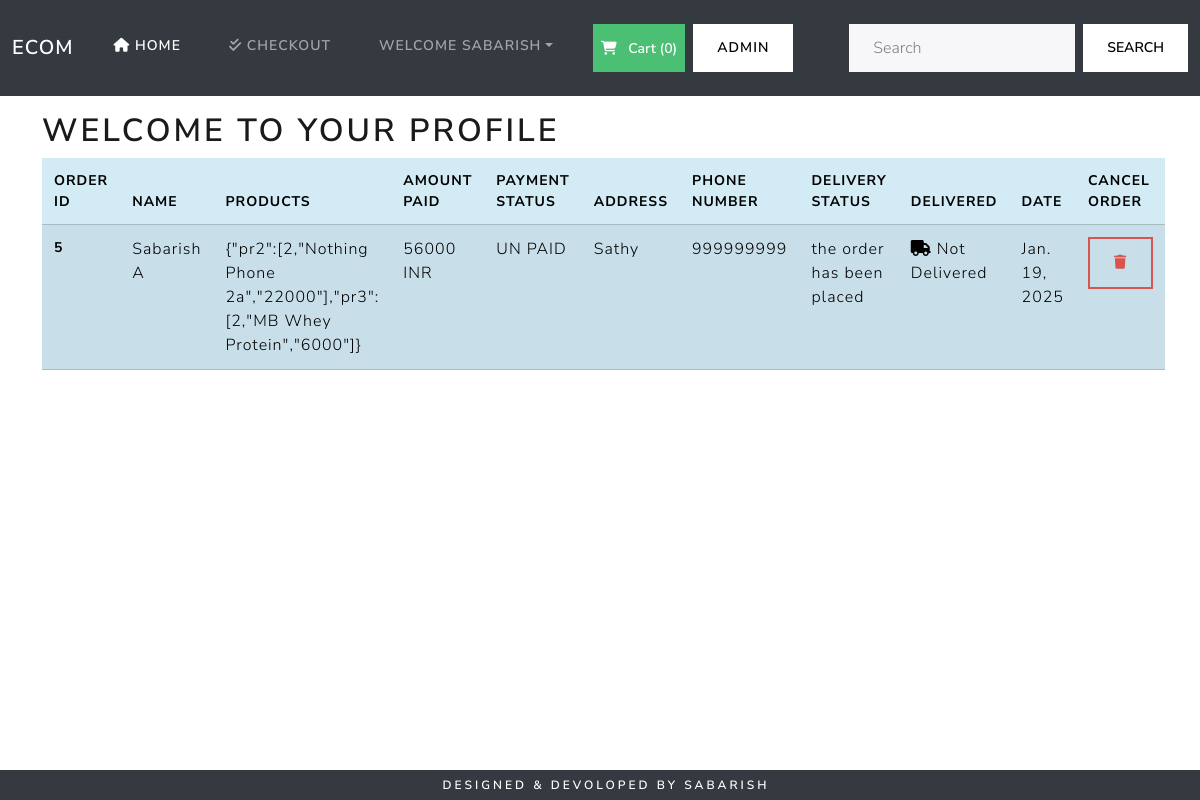
The app's page /profile (signed in) with its own data.
### ekart/models.py (models this page shows, shortened)
class Orders(models.Model):
    order_id=models.AutoField(primary_key=True)
    items_json=models.CharField(max_length=2000)
    amount=models.IntegerField(default=0)
    name=models.CharField(max_length=100)
    email=models.EmailField()
    address1=models.CharField(max_length=100)
    address2=models.CharField(max_length=100)
    city=models.CharField(max_length=100)
    state=models.CharField(max_length=100)
    zip_code=models.CharField(max_length=10)
    phone=models.CharField(max_length=12)
    oid=models.CharField(max_length=12,blank=True,null=True)
    amountpaid=models.CharField(default=0,max_length=100,blank=True,null=True)
    paymentstatus=models.CharField(default="Unpaid" ,max_length=50,blank=True,null=True)
    profit=models.IntegerField(default=0,blank=True,null=True)
    timestamp=models.DateField(auto_now_add=True)

class OrderUpdate(models.Model):
    update_id=models.AutoField(primary_key=True)
    order_id=models.IntegerField(default="")
    update_des=models.CharField(max_length=1000)
    delivered=models.BooleanField(default=False)
    timestamp=models.DateField(auto_now_add=True)

### ekart/views.py (the view)
# urls.py: path('profile',views.profile,name="profile"),
def profile(request):
    if not request.user.is_authenticated:
        messages.warning(request,"Login & Try Again")
        return redirect('/auth/login')
    current_user=request.user.username
    print(current_user)
    items=Orders.objects.filter(email=current_user)
    rid=""
    for i in items:
        myid=i.oid
        rid=myid
    try:
        status=OrderUpdate.objects.filter(order_id=int(rid))
        context={"items":items,"status":status}
        return render(request,"profile.html",context)
    except:
        pass
    return render(request,"profile.html")

### templates/profile.html (shortened to what this page needs)
{% extends 'base.html' %}
{% block body %}
<div class="container mt-3">
  <h1>Welcome to your Profile</h1>
  <table class="table table-info table-striped table-sm">
    <thead>
      <tr>
        <th scope="col">Order ID</th>
        <th scope="col">Name</th>
        <th scope="col">Products</th>
        <th scope="col">Amount Paid</th>
        <th scope="col">Payment Status</th>
        <th scope="col">Address</th>
        <th scope="col">Phone Number</th>
        <th scope="col">Delivery Status</th>
        <th scope="col">Delivered</th>
        <th scope="col">Date</th>
        <th scope="col">Cancel Order</th>
      </tr>
    </thead>
    <tbody>
      {% for i in items %}
      <tr>
        <th scope="row">{{i.oid}}</th>
        <td>{{i.name}}</td>
        <td>{{i.items_json}}</td>
        <td>{{i.amount}} INR</td>
        <td>{{i.paymentstatus}}</td>
        <td>{{i.address1}}</td>
        <td>{{i.phone}}</td>
        {% for j in status %}
        <td>{{j.update_des}}</td>
        {% if j.delivered %}
        <td><i class="fa-solid fa-circle-check"></i> Delivered</td>
        {% else %}
        <td><i class="fa-solid fa-truck"></i> Not Delivered</td>
        {% endif %}
        <td>{{j.timestamp}}</td>
        {% if j.delivered %}
        <td>
          <a
            type="button"
            href="/cancelorder/{{i.order_id}}"
            class="btn btn-outline-danger disabled"
            ><i class="fa-solid fa-trash"></i
          ></a>
        </td>
        {% else %}
        <td>
          <a
            type="button"
            href="/cancelorder/{{i.order_id}}"
            class="btn btn-outline-danger"
            ><i class="fa-solid fa-trash"></i
          ></a>
        </td>
        {% endif %}
        {% endfor %}
      </tr>
      {% endfor %}
    </tbody>
  </table>
</div>
{% endblock body %}

### templates/base.html (shortened to what this page needs)
{% load static %}
<!doctype html>
<html lang="en">
  <head>
    <link rel="stylesheet" href="{% static 'css/bootstrap.min.css' %}">
    <link rel="stylesheet" href="https://cdnjs.cloudflare.com/ajax/libs/font-awesome/6.7.2/css/all.min.css" />
  </head>
  <body>
    <nav class="navbar navbar-expand-lg bg-dark" data-bs-theme="dark">
      <div class="container-fluid">
        <a class="navbar-brand" href="#">Ecom</a>
        <div class="collapse navbar-collapse" id="navbarColor02">
          <ul class="navbar-nav me-auto">
            <li class="nav-item">
              <a class="nav-link active" href="/"><i class="fa-solid fa-house"></i> Home
              </a>
            </li>
            <li class="nav-item">
              <a class="nav-link" href="/checkout"><i class="fa-solid fa-check-double"></i> Checkout</a>
            </li>
            {% if request.user.is_authenticated %}
            <li class="nav-item dropdown">
              <a class="nav-link dropdown-toggle" data-bs-toggle="dropdown" href="#" role="button" aria-haspopup="true" aria-expanded="false">Welcome {{user.first_name}}</a>
            </li>
            {% endif %}
            <button type="button" class="nav-link scrollto bg-success  text-white" id="popcart" data-container="body" data-toggle="popover" data-placement="bottom" data-html="true" ><i class="fa-solid fa-cart-shopping me-2"></i>  Cart (<span id="cart">0</span>)
            </button>
            {% if user.is_superuser %}
            <a href="/dashboard" class="btn btn-light ms-2">Admin</a>
            {% endif %}
          </ul>
          <form class="d-flex" action="/search" method="get">
            <input name="search" class="form-control me-sm-2" type="search" placeholder="Search">
            <button class="btn btn-secondary my-2 my-sm-0" type="submit">Search</button>
          </form>
        </div>
      </div>
    </nav>
    {% block body %}
    {% endblock %}
        <div class="row bg-dark" id="footer">
          <div class="col-md-4"></div>
          <div class="col-md-4">
            <h6 class="text-white bg-dark m-2">Designed & Devoloped By Sabarish</h6>
          </div>
          <div class="col-md-4"></div>
        </div>
  </body>
</html>

### records on screen
Orders: oid "5", name "Sabarish A", items_json "{\"pr2\":[2,\"Nothing Phone 2a\",\"22000\"],\"pr3\":[2,\"MB Whey Protein\",\"6000\"]}", amount "56000", paymentstatus "UN PAID", address1 "Sathy", phone "999999999"
OrderUpdate: update_des "the order has been placed", delivered False (drawn), timestamp "Jan. 19, 2025"

### other values on screen
{{ user.first_name }} "SABARISH"
